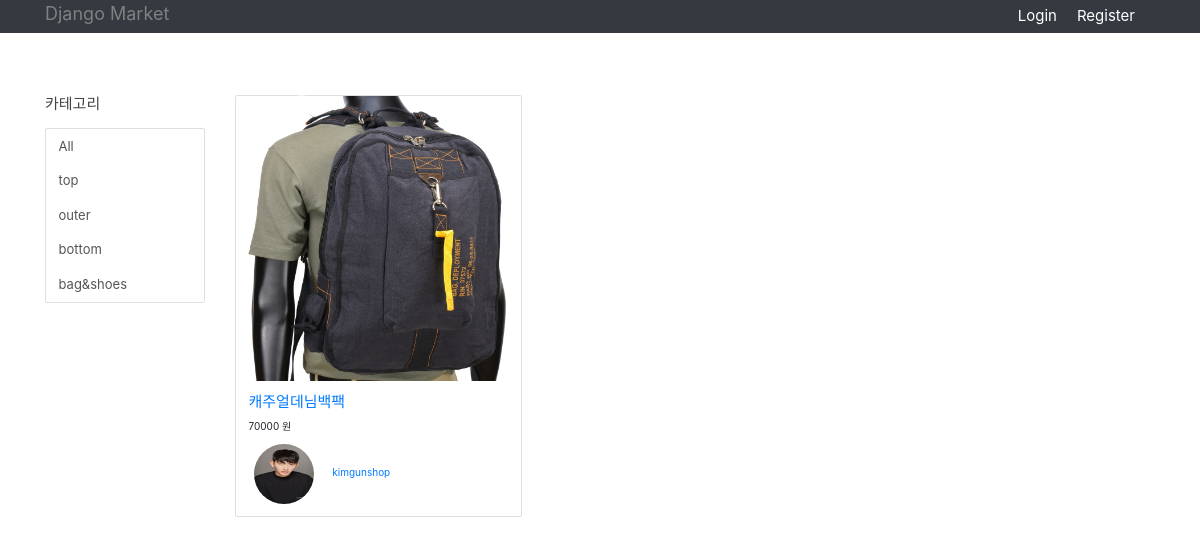
The app's page /category/bag_and_shoes/ with its own data.
### blog/models.py (models this page shows, shortened)
class Category(models.Model):
    name = models.CharField(max_length=100, db_index=True)
    slug = models.SlugField(max_length=100, unique=True, allow_unicode=True)
    class Meta:
        verbose_name = 'category'
        verbose_name_plural = 'categories'
    def get_absolute_url(self):
        return reverse('item_in_category', args=[self.slug])

class Product(models.Model):
    title = models.CharField(verbose_name='상품명', max_length=100)
    image = models.ImageField(verbose_name='상품이미지', upload_to="photo", default='default.jpg')
    slug = models.SlugField(max_length=200, db_index=True, unique=True,
                            allow_unicode=True, null=True)
    price = models.DecimalField(verbose_name='정가', max_digits=10, decimal_places=0, null=True)
    discount_price = models.DecimalField(verbose_name='할인가', max_digits=10, decimal_places=0, null=True, blank=True)
    content = models.TextField(verbose_name='상품설명')
    date_posted = models.DateTimeField(default=timezone.now)
    author = models.ForeignKey(User, on_delete=models.CASCADE)
    category = models.ForeignKey(Category, on_delete=models.SET_NULL, null=True)
    class Meta:
        ordering = ['-date_posted']
    def get_absolute_url(self):
        return reverse('product-detail', args=[self.id, self.slug])

### users/models.py (models this page shows, shortened)
class Profile(models.Model):
    user = models.OneToOneField(User, on_delete=models.CASCADE)
    image = models.ImageField(default='default.jpg', upload_to='profile_pics')

### blog/views.py (the view)
# urls.py: path('category/<slug>/', ProductListByCategory.as_view(), name='item_in_category'),
class ProductListByCategory(ProductListView):
    def get_queryset(self):
        slug = self.kwargs['slug']
        category = Category.objects.get(slug=slug)
        return Product.objects.filter(category=category).order_by('-date_posted')

### blog/views.py (called while the page is built)
    def get_context_data(self, *, object_list=None, **kwargs):
        context = super(ProductListView, self).get_context_data(**kwargs)
        context['category_list'] = Category.objects.all()
        return context

### blog/templates/blog/home.html (shortened to what this page needs)
{% extends "blog/base.html" %}
{% block content %}
<div class="row">
      <div class="col-lg-2">
        <h4 class="my-4">카테고리</h4>
        <div class="list-group">
            <a href="/" class="list-group-item">All</a>
            {% for c in category_list %}
                <a href="{{c.get_absolute_url}}" class="list-group-item">
                    {{c.name}}
                </a>
            {% endfor %}
        </div>
      </div>
      <div class="col-lg-10">
        <div id="carouselExampleIndicators" class="carousel slide my-4" data-ride="carousel">
          <ol class="carousel-indicators">
            <li data-target="#carouselExampleIndicators" data-slide-to="0" class="active"></li>
            <li data-target="#carouselExampleIndicators" data-slide-to="1"></li>
            <li data-target="#carouselExampleIndicators" data-slide-to="2"></li>
          </ol>
          <a class="carousel-control-prev" href="#carouselExampleIndicators" role="button" data-slide="prev">
            <span class="carousel-control-prev-icon" aria-hidden="true"></span>
          </a>
          <a class="carousel-control-next" href="#carouselExampleIndicators" role="button" data-slide="next">
            <span class="carousel-control-next-icon" aria-hidden="true"></span>
          </a>
        </div>
        <div class="row">
    {% for product in products %}
          <div class="col-lg-4 col-md-6 mb-4" id="post-card-{{product.pk}}">
            <div class="card h-100">
              <a href="#"><img class="card-img-top" src="{{ product.image.url }}"></a>
              <div class="card-body">
                <h4 class="card-title">
                  <a href="{{product.get_absolute_url}}">{{ product.title }}</a>
                </h4>
                  {% if product.discount_price != None %}
                  <p class="article-title">
                    <span style="text-decoration:line-through;">
                        {{ product.price }}원</span> {{ product.discount_price }}원
                  </p>
                  {% else %}
                  <p>
                      {{product.price}} 원
                  </p>
                  {% endif %}
                  <div class="media-body">
                      <a class="mr-2 pl-2" href="{% url 'list-by-seller' product.author.id %}">
                          <img class="rounded-circle article-img" style="width:60px; height:60px;"
                            src="{{product.author.profile.image.url}}">
                      {{ product.author }}</a>
                  </div>
              </div>
            </div>
          </div>
    {% endfor %}
        </div>
      </div>
    </div>
{% endblock content %}

### blog/static/blog/main.css (style rules this page uses)
body { background: #fafafa; color: #333333; margin-top: 5rem; }
h1, h2, h3, h4, h5, h6 { color: #444444; }
.article-img { height: 65px; width: 65px; margin-right: 16px; }
.list-group > a { font-size:13px; }

### blog/templates/blog/base.html (style rules this page uses)
li { list-style-type: none; }

### records on screen
Category: name "top"
Category: name "outer"
Category: name "bottom"
Category: name "bag&shoes"
Product: image (picture), title "캐주얼데님백팩", price "70000", author.profile.image (picture), author "kimgunshop"
